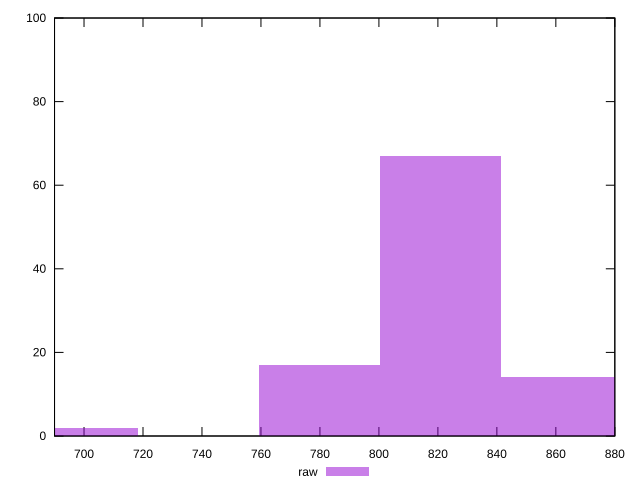

Here is the gnuplot script that generated this plot:
reset

$raw <<EOF
779.8754161819722 17
820.9214907178655 67
861.9675652537588 14
697.7832671101856 2
EOF

set key outside below
set boxwidth 41.046074535893275
set xrange [690:880]
set yrange [0:100]
set trange [0:100]
set style fill transparent solid 0.5 noborder
set terminal svg size 640, 490 enhanced background rgb 'white'
set output "report_00009_2021-02-08T22-37-41.559Z/uses-http2/samples/pages+cached+noadtech/raw/histogram.svg"

plot $raw title "raw" with boxes

reset
